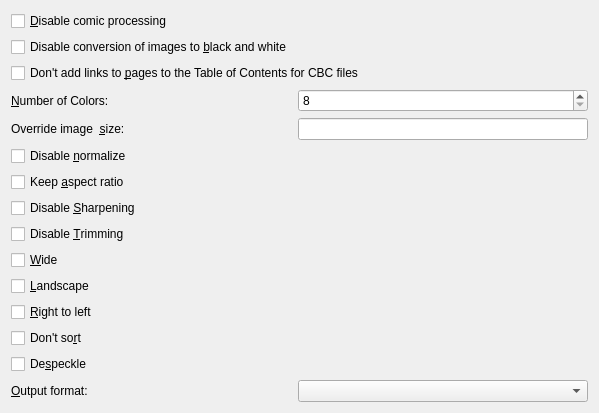
<?xml version="1.0" encoding="UTF-8"?>
<ui version="4.0">
 <class>Form</class>
 <widget class="QWidget" name="Form">
  <property name="geometry">
   <rect>
    <x>0</x>
    <y>0</y>
    <width>599</width>
    <height>398</height>
   </rect>
  </property>
  <property name="windowTitle">
   <string>Form</string>
  </property>
  <layout class="QGridLayout" name="gridLayout">
   <item row="3" column="0">
    <widget class="QLabel" name="label_3">
     <property name="text">
      <string>&amp;Number of Colors:</string>
     </property>
     <property name="buddy">
      <cstring>opt_colors</cstring>
     </property>
    </widget>
   </item>
   <item row="3" column="1">
    <widget class="QSpinBox" name="opt_colors">
     <property name="minimum">
      <number>8</number>
     </property>
     <property name="maximum">
      <number>32000000</number>
     </property>
     <property name="singleStep">
      <number>8</number>
     </property>
    </widget>
   </item>
   <item row="5" column="0">
    <widget class="QCheckBox" name="opt_dont_normalize">
     <property name="text">
      <string>Disable &amp;normalize</string>
     </property>
    </widget>
   </item>
   <item row="6" column="0">
    <widget class="QCheckBox" name="opt_keep_aspect_ratio">
     <property name="text">
      <string>Keep &amp;aspect ratio</string>
     </property>
    </widget>
   </item>
   <item row="7" column="0">
    <widget class="QCheckBox" name="opt_dont_sharpen">
     <property name="text">
      <string>Disable &amp;Sharpening</string>
     </property>
    </widget>
   </item>
   <item row="8" column="0">
    <widget class="QCheckBox" name="opt_disable_trim">
     <property name="text">
      <string>Disable &amp;Trimming</string>
     </property>
    </widget>
   </item>
   <item row="9" column="0">
    <widget class="QCheckBox" name="opt_wide">
     <property name="text">
      <string>&amp;Wide</string>
     </property>
    </widget>
   </item>
   <item row="10" column="0">
    <widget class="QCheckBox" name="opt_landscape">
     <property name="text">
      <string>&amp;Landscape</string>
     </property>
    </widget>
   </item>
   <item row="11" column="0">
    <widget class="QCheckBox" name="opt_right2left">
     <property name="text">
      <string>&amp;Right to left</string>
     </property>
    </widget>
   </item>
   <item row="12" column="0">
    <widget class="QCheckBox" name="opt_no_sort">
     <property name="text">
      <string>Don't so&amp;rt</string>
     </property>
    </widget>
   </item>
   <item row="13" column="0">
    <widget class="QCheckBox" name="opt_despeckle">
     <property name="text">
      <string>De&amp;speckle</string>
     </property>
    </widget>
   </item>
   <item row="15" column="0">
    <spacer name="verticalSpacer">
     <property name="orientation">
      <enum>Qt::Vertical</enum>
     </property>
     <property name="sizeHint" stdset="0">
      <size>
       <width>20</width>
       <height>40</height>
      </size>
     </property>
    </spacer>
   </item>
   <item row="0" column="0">
    <widget class="QCheckBox" name="opt_no_process">
     <property name="text">
      <string>&amp;Disable comic processing</string>
     </property>
    </widget>
   </item>
   <item row="14" column="0">
    <widget class="QLabel" name="label">
     <property name="text">
      <string>&amp;Output format:</string>
     </property>
     <property name="buddy">
      <cstring>opt_output_format</cstring>
     </property>
    </widget>
   </item>
   <item row="14" column="1">
    <widget class="QComboBox" name="opt_output_format"/>
   </item>
   <item row="1" column="0">
    <widget class="QCheckBox" name="opt_dont_grayscale">
     <property name="text">
      <string>Disable conversion of images to &amp;black and white</string>
     </property>
    </widget>
   </item>
   <item row="4" column="0">
    <widget class="QLabel" name="label_2">
     <property name="text">
      <string>Override image  &amp;size:</string>
     </property>
     <property name="buddy">
      <cstring>opt_comic_image_size</cstring>
     </property>
    </widget>
   </item>
   <item row="4" column="1">
    <widget class="QLineEdit" name="opt_comic_image_size"/>
   </item>
   <item row="2" column="0" colspan="2">
    <widget class="QCheckBox" name="opt_dont_add_comic_pages_to_toc">
     <property name="text">
      <string>Don't add links to &amp;pages to the Table of Contents for CBC files</string>
     </property>
    </widget>
   </item>
  </layout>
 </widget>
 <resources/>
 <connections>
  <connection>
   <sender>opt_no_process</sender>
   <signal>toggled(bool)</signal>
   <receiver>label_3</receiver>
   <slot>setDisabled(bool)</slot>
   <hints>
    <hint type="sourcelabel">
     <x>184</x>
     <y>11</y>
    </hint>
    <hint type="destinationlabel">
     <x>216</x>
     <y>76</y>
    </hint>
   </hints>
  </connection>
  <connection>
   <sender>opt_no_process</sender>
   <signal>toggled(bool)</signal>
   <receiver>opt_colors</receiver>
   <slot>setDisabled(bool)</slot>
   <hints>
    <hint type="sourcelabel">
     <x>284</x>
     <y>17</y>
    </hint>
    <hint type="destinationlabel">
     <x>592</x>
     <y>76</y>
    </hint>
   </hints>
  </connection>
  <connection>
   <sender>opt_no_process</sender>
   <signal>toggled(bool)</signal>
   <receiver>opt_dont_normalize</receiver>
   <slot>setDisabled(bool)</slot>
   <hints>
    <hint type="sourcelabel">
     <x>107</x>
     <y>15</y>
    </hint>
    <hint type="destinationlabel">
     <x>26</x>
     <y>101</y>
    </hint>
   </hints>
  </connection>
  <connection>
   <sender>opt_no_process</sender>
   <signal>toggled(bool)</signal>
   <receiver>opt_keep_aspect_ratio</receiver>
   <slot>setDisabled(bool)</slot>
   <hints>
    <hint type="sourcelabel">
     <x>171</x>
     <y>11</y>
    </hint>
    <hint type="destinationlabel">
     <x>44</x>
     <y>126</y>
    </hint>
   </hints>
  </connection>
  <connection>
   <sender>opt_no_process</sender>
   <signal>toggled(bool)</signal>
   <receiver>opt_dont_sharpen</receiver>
   <slot>setDisabled(bool)</slot>
   <hints>
    <hint type="sourcelabel">
     <x>126</x>
     <y>12</y>
    </hint>
    <hint type="destinationlabel">
     <x>116</x>
     <y>151</y>
    </hint>
   </hints>
  </connection>
  <connection>
   <sender>opt_no_process</sender>
   <signal>toggled(bool)</signal>
   <receiver>opt_disable_trim</receiver>
   <slot>setDisabled(bool)</slot>
   <hints>
    <hint type="sourcelabel">
     <x>159</x>
     <y>11</y>
    </hint>
    <hint type="destinationlabel">
     <x>73</x>
     <y>176</y>
    </hint>
   </hints>
  </connection>
  <connection>
   <sender>opt_no_process</sender>
   <signal>toggled(bool)</signal>
   <receiver>opt_wide</receiver>
   <slot>setDisabled(bool)</slot>
   <hints>
    <hint type="sourcelabel">
     <x>164</x>
     <y>13</y>
    </hint>
    <hint type="destinationlabel">
     <x>90</x>
     <y>201</y>
    </hint>
   </hints>
  </connection>
  <connection>
   <sender>opt_no_process</sender>
   <signal>toggled(bool)</signal>
   <receiver>opt_landscape</receiver>
   <slot>setDisabled(bool)</slot>
   <hints>
    <hint type="sourcelabel">
     <x>129</x>
     <y>11</y>
    </hint>
    <hint type="destinationlabel">
     <x>145</x>
     <y>209</y>
    </hint>
   </hints>
  </connection>
  <connection>
   <sender>opt_no_process</sender>
   <signal>toggled(bool)</signal>
   <receiver>opt_right2left</receiver>
   <slot>setDisabled(bool)</slot>
   <hints>
    <hint type="sourcelabel">
     <x>183</x>
     <y>15</y>
    </hint>
    <hint type="destinationlabel">
     <x>56</x>
     <y>248</y>
    </hint>
   </hints>
  </connection>
  <connection>
   <sender>opt_no_process</sender>
   <signal>toggled(bool)</signal>
   <receiver>opt_no_sort</receiver>
   <slot>setDisabled(bool)</slot>
   <hints>
    <hint type="sourcelabel">
     <x>162</x>
     <y>11</y>
    </hint>
    <hint type="destinationlabel">
     <x>111</x>
     <y>276</y>
    </hint>
   </hints>
  </connection>
  <connection>
   <sender>opt_no_process</sender>
   <signal>toggled(bool)</signal>
   <receiver>opt_despeckle</receiver>
   <slot>setDisabled(bool)</slot>
   <hints>
    <hint type="sourcelabel">
     <x>254</x>
     <y>19</y>
    </hint>
    <hint type="destinationlabel">
     <x>180</x>
     <y>296</y>
    </hint>
   </hints>
  </connection>
  <connection>
   <sender>opt_no_process</sender>
   <signal>toggled(bool)</signal>
   <receiver>opt_output_format</receiver>
   <slot>setDisabled(bool)</slot>
   <hints>
    <hint type="sourcelabel">
     <x>237</x>
     <y>12</y>
    </hint>
    <hint type="destinationlabel">
     <x>370</x>
     <y>308</y>
    </hint>
   </hints>
  </connection>
  <connection>
   <sender>opt_no_process</sender>
   <signal>toggled(bool)</signal>
   <receiver>opt_dont_grayscale</receiver>
   <slot>setDisabled(bool)</slot>
   <hints>
    <hint type="sourcelabel">
     <x>229</x>
     <y>22</y>
    </hint>
    <hint type="destinationlabel">
     <x>231</x>
     <y>36</y>
    </hint>
   </hints>
  </connection>
 </connections>
</ui>
